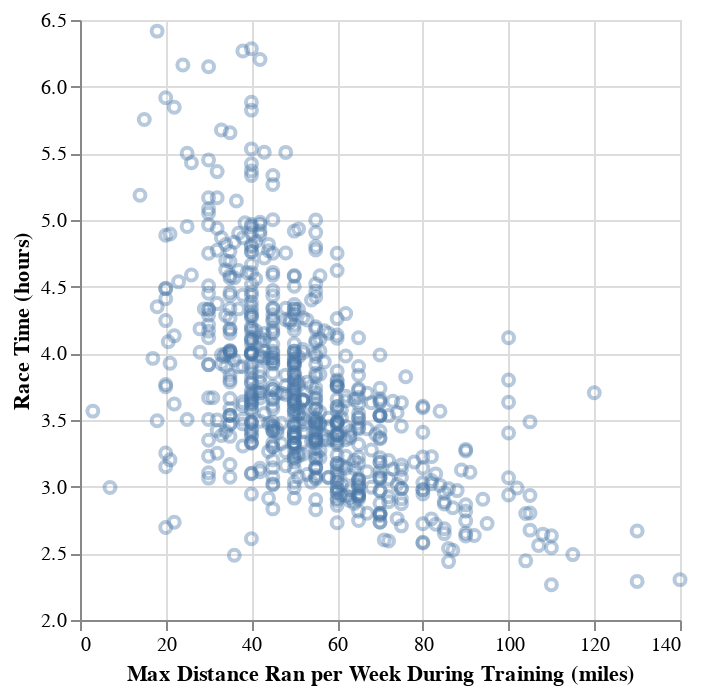

This figure's notebook cell:
### Markdown cell above
**Question 1.2**
<br> {points: 1}

Using only the observations in the training dataset, create a scatterplot to assess the relationship between race time (`time_hrs`) and maximum distance ran per week during training (`max`). Put `time_hrs` on the y-axis and `max` on the x-axis. Use `mark_point` and remember to do whatever is necessary to make this an effective visualization, including addressing overplotting in a suitable manner.

*Assign this plot to an object called `marathon_scatter`.*

### Code cell
### BEGIN SOLUTION
marathon_scatter = alt.Chart(marathon_training).mark_point(opacity=0.4).encode(
    x=alt.X("max").title("Max Distance Ran per Week During Training (miles)"),
    y=alt.Y("time_hrs")
        .title("Race Time (hours)")
        .scale(zero=False)
)

### END SOLUTION
marathon_scatter

### Figure 1 — Vega-Lite specification as saved in the notebook (floating-point values rounded to 4 significant figures; data arrays with more than 128 entries replaced by an {"elided": "..."} marker saying what was removed)
{"config": {"view": {"continuousWidth": 300, "continuousHeight": 300}}, "data": {"name": "data-507d33e8d2bccba8a1e6e0e8440258fa"}, "mark": {"type": "point", "opacity": 0.4}, "encoding": {"x": {"field": "max", "title": "Max Distance Ran per Week During Training (miles)", "type": "quantitative"}, "y": {"field": "time_hrs", "scale": {"zero": false}, "title": "Race Time (hours)", "type": "quantitative"}}, "$schema": "https://vega.github.io/schema/vega-lite/v5.20.1.json", "datasets": {"data-507d33e8d2bccba8a1e6e0e8440258fa": {"elided": "696 records"}}}
